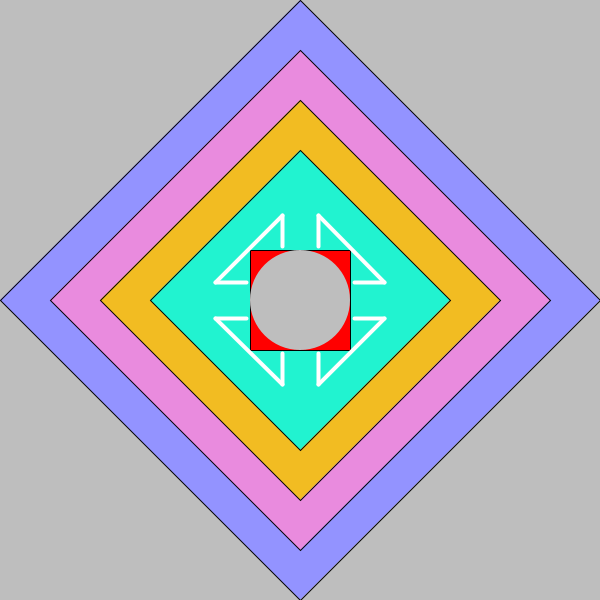
Frame 1 (no input)
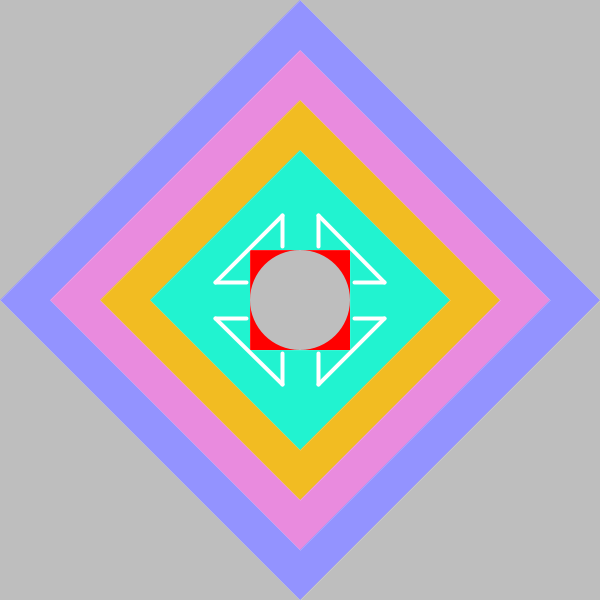
Frame 60 (the mouse pressed at the canvas centre just before this capture)
Frame 120 (the mouse held since frame 60 and released just before this capture): identical to frame 60, image omitted

The Processing sketch that drew these frames (run headless with seeded random() and noise(); from frame 60 on, the mouse is pressed at the canvas centre):

// Processing sketch: processing_39679
// ── processing_39679.pde

/* Creation and Computation
 Chapter 1
 Jessica Knox
 September 20, 2011
 this is the final sketch that I submitted for Assigment 3*/


//variables for colour of each large rectangle

float rec1r = 147;
float  rec1g = 147;
float rec1b = 255;

float rec2r = 233;
float rec2g = 139; 
float rec2b = 222;  

float rec3r = 242;
float rec3g = 188;
float rec3b = 34;

float rec4r = 33; 
float rec4g = 243;  
float rec4b = 208;   

float cirCol = 190;

//variables for colour of square in centre
float rec0r = 255;
float rec0g = 0;
float rec0b = 0;

void setup() {
  size(600, 600);
  smooth();
  frameRate(40);

}


void draw () {

  background(190);
  //the display will be set as follows as a diamond structure
  displayCol (147, 147, 255, 233, 139, 222, 242, 188, 34, 33, 243, 208); 

  //in the upper right hand quadrant, pressing on the mouse will set off the randomization of colour in the diamond
  if (mouseX > width/2 && mouseY < height/2 && mousePressed) {
    frameRate(4);
    displayCol (random(255), random(255), random(255), random(255), random(255), random(255), random(255), random(255), random(255), random(255), random(255), random(255));
  }
  frameRate(40);

  //in the ,  pressing on the mouse will spin the square in the centre
  if (mouseX < width/2 && mouseY < height/2 && mousePressed) {
    displayRot (300,229,370,300,300,370,229,300);
  }

if (mouseX < width/2 && mouseY > height/2 && mousePressed) {
  background(190);
  frameRate(1); 
  for (int y = 0; y < height; y+=5) {
   stroke (0); 
   line(0,y,width,y); }
   for (int x = 0; x < width; x+=5) {
   stroke (0); 
   line(x,0,x,height); }
   strokeWeight(4);
   stroke (255);
    displayCol (147, 147, 255, 233, 139, 222, 242, 188, 34, 33, 243, 208);
  }
  
}
void displayCol (float rec1r, float rec1g, float rec1b, float rec2r, float rec2g, float rec2b, float rec3r, float rec3g, float rec3b, float rec4r, float rec4g, float rec4b) {

  //variables coordinates of shape locations

  int centX = width/2;
  int centY = height/2;  

  //these are the concentric diamonds on the outside

  fill (rec1r, rec1g, rec1b);
  quad (centX, 0, width, centY, centX, height, 0, centY);

  fill (rec2r, rec2g, rec2b);
  quad (centX, height/12, width-width/12, centY, centX, height-height/12, width/12, centY);

  fill (rec3r, rec3g, rec3b);
  quad (centX, height/6, width-width/6, centY, centX, height-height/6, width/6, centY);

  fill (rec4r, rec4g, rec4b);
  quad (centX, height/4, width-width/4, centY, centX, height-height/4, width/4, centY);

  //this diamond had to be precisely measured to touch the circle in the centre

  fill(255, 0, 0);
  rectMode (CENTER);
  rect(centX, centY, width/6, height/6);


  //this is the circle in the centre
  noStroke (); 
  fill (190);
  ellipseMode (CENTER);
  ellipse (centX, centY, width/6, height/6);

  //and now for those four weird shapes that appear near the centre circle
  //the locations are measured to closest whole number from their precise location, then with a -1 or +1 for select points because the stroke was bleeding into the red diamond
  stroke (255);
  strokeWeight (4);
  line (282, 246, 282, 215);
  line (246, 282, 215, 282);
  line (282, 215, 215, 282);

  line (318, 246, 318, 215);
  line (354, 282, 384, 282);
  line (318, 215, 384, 282);

  line (354, 318, 384, 318);
  line (318, 353, 318, 384);
  line (384, 318, 318, 384);

  line (282, 353, 282, 384);
  line (246, 318, 215, 318);
  line (282, 384, 215, 318);

  strokeWeight (0);
} 

void displayRot(int a,int b,int c,int d,int e,int f,int g,int h) {

  //variables coordinates of shape locations

  int centX = width/2; 
  int centY = height/2;  
  

  //variables for colour of square in centre
  rec0r = 255;
  rec0g = 0;
  rec0b = 0;
  //these are the concentric diamonds on the outside

  fill (rec1r, rec1g, rec1b);
  quad (centX, 0, width, centY, centX, height, 0, centY);

  fill (rec2r, rec2g, rec2b);
  quad (centX, height/12, width-width/12, centY, centX, height-height/12, width/12, centY);

  fill (rec3r, rec3g, rec3b);
  quad (centX, height/6, width-width/6, centY, centX, height-height/6, width/6, centY);

  fill (rec4r, rec4g, rec4b);
  quad (centX, height/4, width-width/4, centY, centX, height-height/4, width/4, centY);

  //this diamond had to be precisely measured to touch the circle in the centre

  fill(255, 0, 0);
  quad (300,229,370,300,300,370,229,300);


  //this is the circle in the centre
  noStroke (); 
  fill (190);
  ellipseMode (CENTER);
  ellipse (centX, centY, width/6, height/6);

  //and now for those four weird shapes that appear near the centre circle
  //the locations are measured to closest whole number from their precise location, then with a -1 or +1 for select points because the stroke was bleeding into the red diamond
  stroke (255);
  strokeWeight (4);
  line (282, 246, 282, 215);
  line (246, 282, 215, 282);
  line (282, 215, 215, 282);

  line (318, 246, 318, 215);
  line (354, 282, 384, 282);
  line (318, 215, 384, 282);

  line (354, 318, 384, 318);
  line (318, 353, 318, 384);
  line (384, 318, 318, 384);

  line (282, 353, 282, 384);
  line (246, 318, 215, 318);
  line (282, 384, 215, 318);

  strokeWeight (0);
} 
